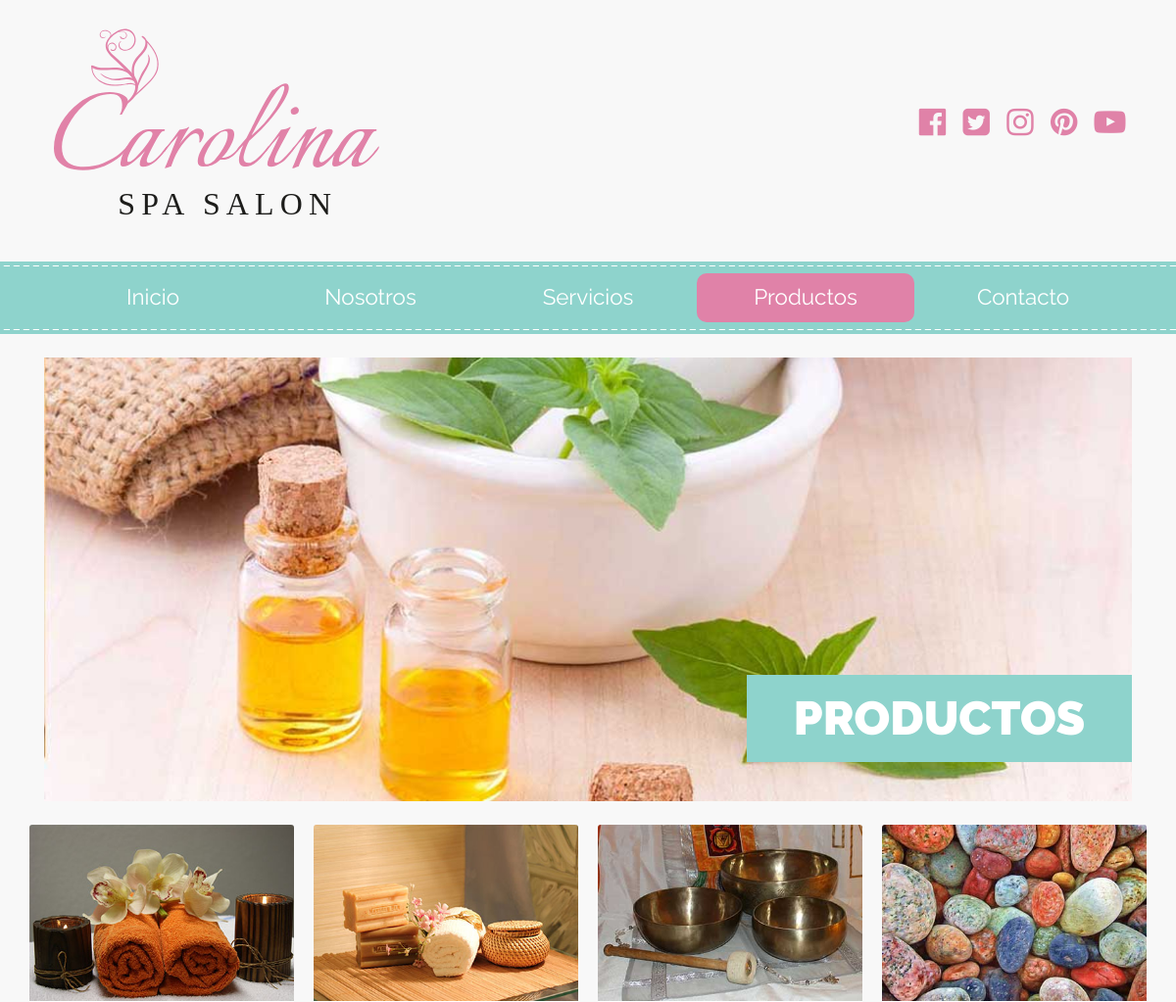
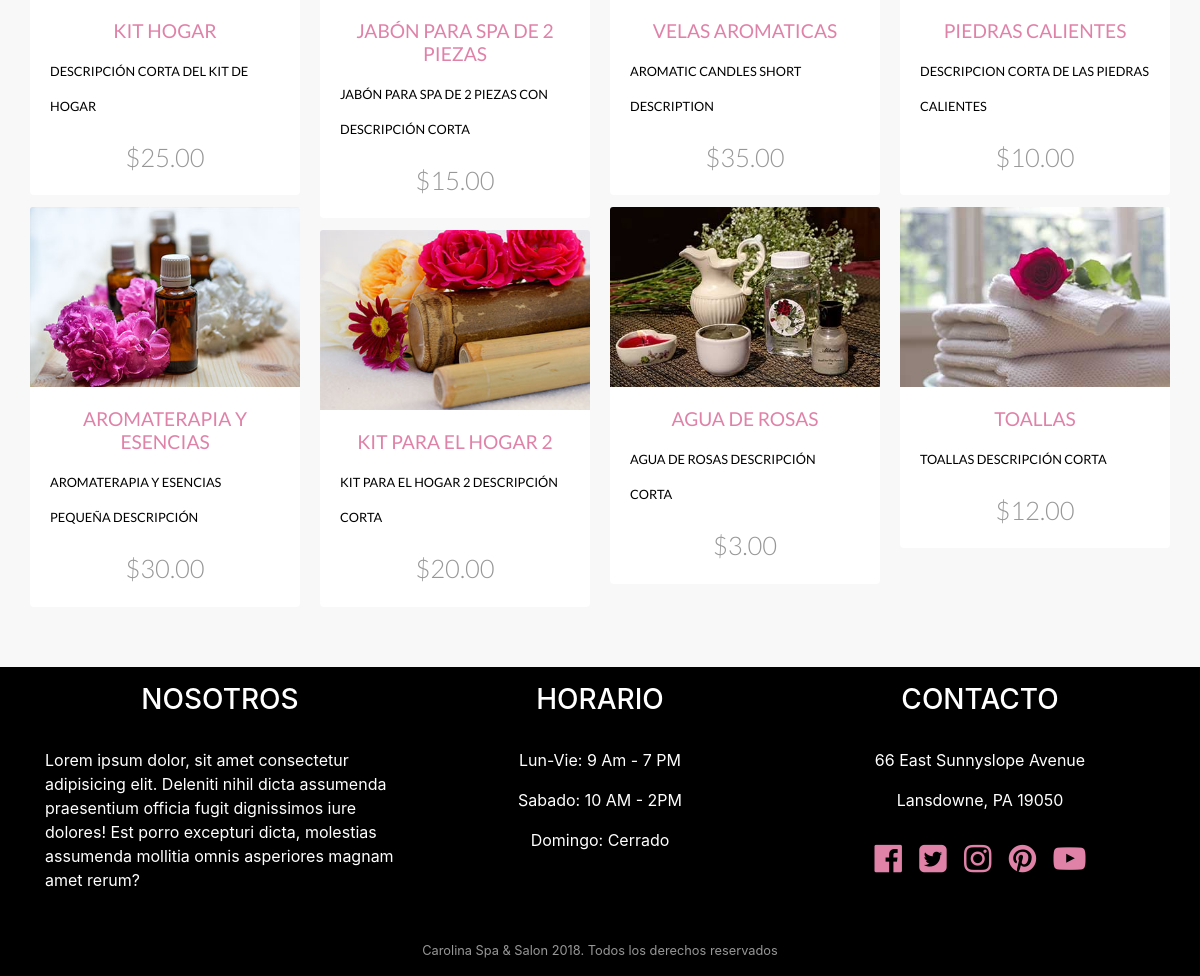
The page /productos.php on the database its author committed (2 pictures, top to bottom).
### tables this page shows
CREATE TABLE `productos` (
  `id` int(11) NOT NULL,
  `nombre` varchar(60) NOT NULL,
  `imagen_completa` varchar(30) NOT NULL,
  `imagen_mini` varchar(30) NOT NULL,
  `precio` decimal(6,2) NOT NULL,
  `descripcion` longtext NOT NULL,
  `descripcion_corta` varchar(100) NOT NULL
);

### inc/funciones.php (called while the page is built, shortened)
<?php
    function obtenerProductos($cantidad = 10){
        include 'conexion.php';
        try{
            $sql = " SELECT * FROM productos LIMIT $cantidad ";
            $resultado = $bd->query($sql);
        } catch(Exception $e){
            echo $e->getMessage();
            return array();
        }
        return $resultado;
    }
?>

### productos.php (the view, shortened to what this page needs)
<?php
  include 'templates/header.php';
  include 'templates/navegacion.php';
  include 'inc/funciones.php';
  ?>
    <div class="container pt-4">
      <div class="row no-gutters">
        <div class="col-12 hero">
          <img src="img/productos.jpg" alt="" class="img-fluid">
          <h2 class="text-uppercase d-none d-md-block py-3 px-5">Productos</h2>
        </div>
      </div>
    </div>
    <div class="container pt-4 productos">
      <div class="row">
        <main class="col-lg-12 contenido-principal">
          <div class="row ">
            <div class="card-columns">
            <?php
              $productos = obtenerProductos();
              while($producto = $productos->fetch_assoc() ){
            ?>
                <div class="card">
                  <a href="producto.php?id=<?php echo $producto['id'];?>">
                    <img src="img/<?php echo $producto['imagen_mini'];?>" alt="" class="card-img-top img-fluid">
                    <div class="card-body">
                      <h3 class="card-title text-center text-uppercase">
                      <?php echo $producto['nombre'];?>
                      </h3>
                      <p class="card-text text-uppercase">
                      <?php echo $producto['descripcion_corta'];?>
                      </p>
                      <p class="precio lead text-center mb-0">$<?php echo $producto['precio'];?></p>
                  </div>
                  </a>
                </div>
              <?php }?>
            </div>
          </div>
        </main>
      </div>
    </div>
    <?php
    include 'templates/footer.php'
    ?>

### templates/header.php (shortened to what this page needs)
<!DOCTYPE html>
<html lang="en">
  <head>
    <link rel="stylesheet" href="css/bootstrap.min.css">
    <link rel="stylesheet" href="css/font-awesome.min.css">
    <link rel="stylesheet" href="css/styles.css">
  </head>
  <body>
<header class="encabezado-sitio container">
          <div class="row justify-content-md-between align-items-center">
            <div class="col-lg-4">
                <a href="index.php">
                    <img src="img/logo.svg" class="img-fluid mx-auto d-block pb-4 pt-4" alt="">
                </a>
            </div>
            <div class="col-lg-4 ">
                <nav class="sociales text-center text-lg-right ">
                    <ul>
                        <li><a href="http://facebook.com"><span class="sr-only">Facebook</span></a></li>
                        <li><a href="http://twitter.com"><span class="sr-only">Twitter</span></a></li>
                        <li><a href="http://instagram.com"><span class="sr-only">Instagram</span></a></li>
                        <li><a href="http://pinterest.com"><span class="sr-only">Pinterest</span></a></li>
                        <li><a href="http://youtube.com"><span class="sr-only">Youtube</span></a></li>
                    </ul>
                </nav>
            </div>
          </div>
      </header>

### templates/navegacion.php (shortened to what this page needs)
<div class="navegacion mt-3 py-1">
        <nav class="nav-principal navbar navbar-expand-md navbar-light bg-faded">
            <div class="container">
              <div class="collapse navbar-collapse w-100" id="nav_principal">
                <ul class="nav nav-justified w-100 flex-column flex-md-row ">
                  <?php
                    $archivo = basename($_SERVER['PHP_SELF']);
                    $pagina = str_replace('.php','',$archivo);
                  ?>
                  <li class="nav-item <?php echo 'index' === $pagina ? 'active' : ''?>"><a href="index.php" class="nav-link">Inicio</a></li>
                  <li class="nav-item <?php echo 'nosotros' === $pagina ? 'active' : ''?>"><a href="nosotros.php" class="nav-link">Nosotros</a></li>
                  <li class="nav-item <?php echo 'servicios' === $pagina ? 'active' : ''?>"><a href="servicios.php" class="nav-link">Servicios</a></li>
                  <li class="nav-item <?php echo 'productos' === $pagina ? 'active' : ''?>"><a href="productos.php" class="nav-link">Productos</a></li>
                  <li class="nav-item <?php echo 'contacto' === $pagina ? 'active' : ''?>"><a href="contacto.php" class="nav-link">Contacto</a></li>
                </ul>
              </div>
            </div>
        </nav>
      </div>

### templates/footer.php (shortened to what this page needs)
<footer class="footer-sitio pt-3 mt-5">
        <div class="container">
          <div class="row">
            <div class="col-md-4">
              <h3 class="text-uppercase text-center pb-4">Nosotros</h3>
              <p>Lorem ipsum dolor, sit amet consectetur adipisicing elit. Deleniti nihil dicta assumenda praesentium officia fugit dignissimos iure dolores! Est porro excepturi dicta, molestias assumenda mollitia omnis asperiores magnam amet rerum?</p>
            </div>
            <div class="col-md-4 text-center">
              <h3 class="text-uppercase text-center pb-4">Horario</h3>
              <p>Lun-Vie: 9 Am - 7 PM</p>
              <p>Sabado: 10 AM - 2PM</p>
              <p>Domingo: Cerrado</p>
            </div>
            <div class="col-md-4 text-center">
              <h3 class="text-uppercase text-center pb-4">Contacto</h3>
              <p>66 East Sunnyslope Avenue</p>
              <p>Lansdowne, PA 19050</p>
              <nav class="sociales text-center text-center ">
                <ul>
                    <li><a href="http://facebook.com"><span class="sr-only">Facebook</span></a></li>
                    <li><a href="http://twitter.com"><span class="sr-only">Twitter</span></a></li>
                    <li><a href="http://instagram.com"><span class="sr-only">Instagram</span></a></li>
                    <li><a href="http://pinterest.com"><span class="sr-only">Pinterest</span></a></li>
                    <li><a href="http://youtube.com"><span class="sr-only">Youtube</span></a></li>
                </ul>
            </nav>
            </div>
            <hr class="w-100">
            <p class="text-center copyright w-100">Carolina Spa & Salon 2018. Todos los derechos reservados</p>
          </div>
        </div>
      </footer>
  </body>
</html>

### css/styles.css (style rules this page uses)
body { background-color: #f8f8f8; }
.sociales ul { list-style: none; margin:0; padding:0; }
.sociales ul li { position: relative; display: inline-block; }
.sociales ul li a::before { font-family: 'FontAwesome'; display: inline-block; vertical-align: top; padding: 0.4rem; content: '\f08e'; -webkit-font-smoothing: antialiased; font-size: 2rem; color: #e082a8; }
.sociales ul li a[href*="facebook.com"]::before { content: '\f230'; }
.sociales ul li a[href*="twitter.com"]::before { content: '\f081'; }
.sociales ul li a[href*="instagram.com"]::before { content: '\f16d'; }
.sociales ul li a[href*="pinterest.com"]::before { content: '\f0d2'; }
.sociales ul li a[href*="youtube.com"]::before { content: '\f16a'; }
.navegacion { background-color:#8ed3cc ; }
.nav-principal { background-image: url(../img/border_horizontal.png), url(../img/border_horizontal.png); background-repeat: repeat-x; background-position: 0px top, 0px bottom; }
.nav-link { color: #ffffff; font-size: 1.4rem; transition: all .25s ease-in-out; font-family: 'Raleway',sans-serif; }
.nav-principal .active { background-color: #e082a8; border-radius: 10px; }
.productos .card { border:none; }
.productos .card a { color: #000000; }
.productos .card h3 { color: #e082a8; font-size: 1.2rem; font-family: 'Lato', sans-serif; }
.productos .card p { font-size: .8rem; }
.productos .card .precio { font-size: 1.6rem; color: #979797; }
footer { background-color: #000000; color: #ffffff; }
.copyright { color: #979797; font-size: .8rem; }
.hero { position: relative; }
.hero h2 { position: absolute; bottom: 2rem; right: 0; background-color: #8ed3cc; font-family: 'Raleway', sans-serif; font-weight: 900; color: #ffffff; font-size: 3rem; }
.contenido-principal p { font-size: 1.2rem; line-height: 2.2rem; font-family: 'lato', sans-serif; }
@media (min-width: 576px) { .card-columns { -webkit-column-count: 2; -moz-column-count: 2; column-count: 2; -webkit-column-gap: 1.25rem; -moz-column-gap: 1.25rem; column-gap: 1.25rem; } }
@media (min-width: 992px) { .card-columns { -webkit-column-count: 4; -moz-column-count: 4; column-count: 4; } }

### rows shown on the page
productos: imagen_mini (picture), nombre "KIT HOGAR", descripcion_corta "DESCRIPCIÓN CORTA DEL KIT DE HOGAR", precio "25.00"
productos: imagen_mini (picture), nombre "AROMATERAPIA Y ESENCIAS", descripcion_corta "AROMATERAPIA Y ESENCIAS PEQUEÑA DESCRIPCIÓN", precio "30.00"
productos: imagen_mini (picture), nombre "JABÓN PARA SPA DE 2 PIEZAS", descripcion_corta "JABÓN PARA SPA DE 2 PIEZAS CON DESCRIPCIÓN CORTA", precio "15.00"
productos: imagen_mini (picture), nombre "KIT PARA EL HOGAR 2", descripcion_corta "KIT PARA EL HOGAR 2 DESCRIPCIÓN CORTA", precio "20.00"
productos: imagen_mini (picture), nombre "VELAS AROMATICAS", descripcion_corta "AROMATIC CANDLES SHORT DESCRIPTION", precio "35.00"
productos: imagen_mini (picture), nombre "AGUA DE ROSAS", descripcion_corta "AGUA DE ROSAS DESCRIPCIÓN CORTA", precio "3.00"
productos: imagen_mini (picture), nombre "PIEDRAS CALIENTES", descripcion_corta "DESCRIPCION CORTA DE LAS PIEDRAS CALIENTES", precio "10.00"
productos: imagen_mini (picture), nombre "TOALLAS", descripcion_corta "TOALLAS DESCRIPCIÓN CORTA", precio "12.00"
